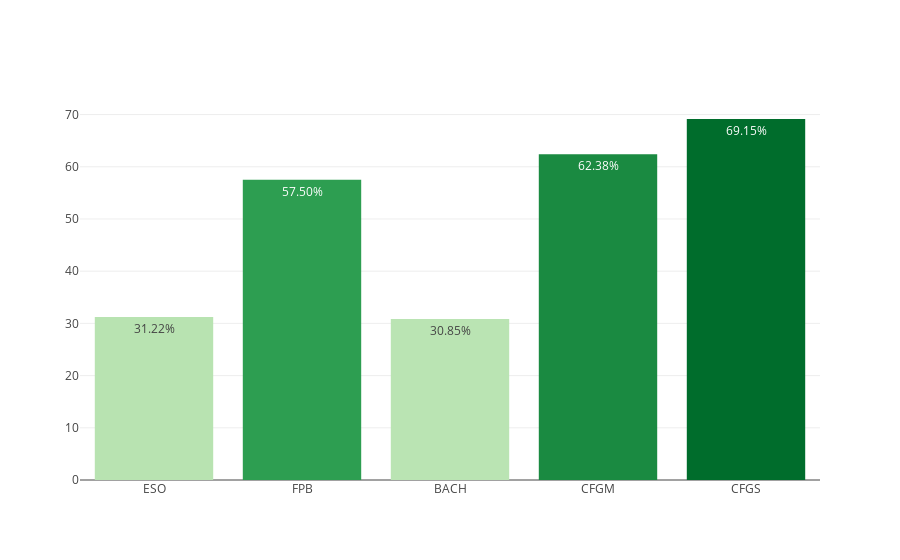

Write notebook code for a chart like this one.
### Markdown cell above
## GLOBAL

### Code cell
dfc_summary = dfc.groupby('etapa').mean().loc[stages]
myplotly.bar_simple(dfc_summary.index, dfc_summary['éxito'])

### Figure 1 — Plotly figure (JSON) as saved in the notebook; plotly's stock layout.template omitted (floating-point values rounded to 4 significant figures)
{"data": [{"hoverinfo": "x+text", "marker": {"color": [31.22, 57.5, 30.85, 62.38, 69.15], "colorscale": [[0, "rgb(186,228,179)"], [0.3333, "rgb(116,196,118)"], [0.6667, "rgb(49,163,84)"], [1, "rgb(0,109,44)"]]}, "text": ["31.22%", "57.50%", "30.85%", "62.38%", "69.15%"], "type": "bar", "uid": "35ec3698-45c0-4af0-88fe-0f71e2d99d2e", "x": ["ESO", "FPB", "BACH", "CFGM", "CFGS"], "y": [31.22, 57.5, 30.85, 62.38, 69.15]}], "layout": {"title": {"text": ""}}}
